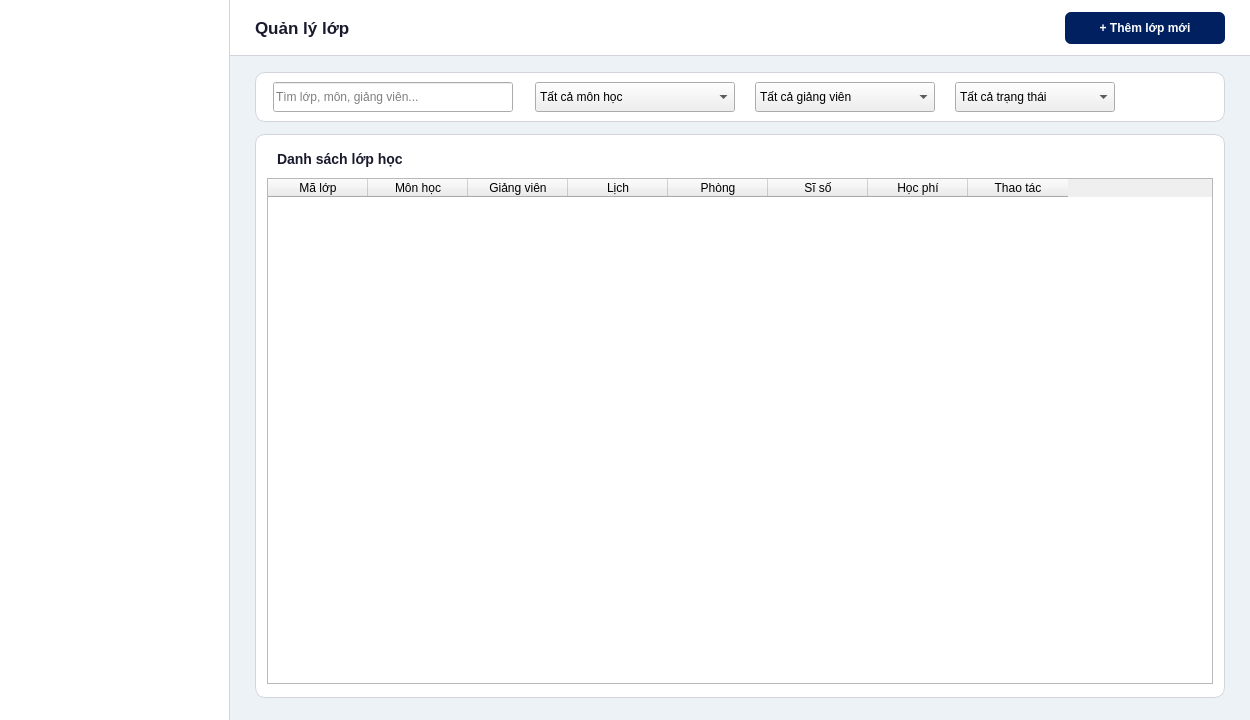
<?xml version="1.0" encoding="UTF-8"?>
<ui version="4.0">
 <class>AdminClasses</class>
 <widget class="QWidget" name="AdminClasses">
  <property name="geometry"><rect><x>0</x><y>0</y><width>1250</width><height>720</height></rect></property>
  <property name="minimumSize"><size><width>1250</width><height>720</height></size></property>
  <property name="windowTitle"><string>EAUT - Quan ly lop</string></property>
  <property name="styleSheet"><string notr="true">QWidget#AdminClasses { background: #edf2f7; }</string></property>

  <widget class="QFrame" name="sidebar">
   <property name="geometry"><rect><x>0</x><y>0</y><width>230</width><height>720</height></rect></property>
   <property name="styleSheet"><string notr="true">QFrame#sidebar { background: #ffffff; border-right: 1px solid #d2d6dc; }</string></property>
   <property name="frameShape"><enum>QFrame::NoFrame</enum></property>
  </widget>

  <widget class="QFrame" name="contentArea">
   <property name="geometry"><rect><x>230</x><y>0</y><width>1020</width><height>720</height></rect></property>
   <property name="styleSheet"><string notr="true">QFrame#contentArea { background: #edf2f7; border: none; }</string></property>
   <property name="frameShape"><enum>QFrame::NoFrame</enum></property>

   <widget class="QFrame" name="headerBar">
    <property name="geometry"><rect><x>0</x><y>0</y><width>1020</width><height>56</height></rect></property>
    <property name="styleSheet"><string notr="true">QFrame#headerBar { background: white; border-bottom: 1px solid #d2d6dc; }</string></property>
    <property name="frameShape"><enum>QFrame::NoFrame</enum></property>
    <widget class="QLabel" name="lblPageTitle">
     <property name="geometry"><rect><x>25</x><y>0</y><width>400</width><height>56</height></rect></property>
     <property name="styleSheet"><string notr="true">color: #1a1a2e; font-size: 17px; font-weight: bold; background: transparent;</string></property>
     <property name="text"><string>Quản lý lớp</string></property>
     <property name="alignment"><set>Qt::AlignLeft|Qt::AlignVCenter</set></property>
    </widget>
    <widget class="QPushButton" name="btnAddClass">
     <property name="geometry"><rect><x>835</x><y>12</y><width>160</width><height>32</height></rect></property>
     <property name="styleSheet"><string notr="true">QPushButton { background: #002060; color: white; border: none; border-radius: 6px; padding: 0 14px; font-size: 12px; font-weight: bold; } QPushButton:hover { background: #001545; }</string></property>
     <property name="text"><string>+ Thêm lớp mới</string></property>
     <property name="cursor"><cursorShape>PointingHandCursor</cursorShape></property>
    </widget>
   </widget>

   <widget class="QFrame" name="filterBar">
    <property name="geometry"><rect><x>25</x><y>72</y><width>970</width><height>50</height></rect></property>
    <property name="styleSheet"><string notr="true">QFrame#filterBar { background: white; border: 1px solid #d2d6dc; border-radius: 10px; }</string></property>
    <property name="frameShape"><enum>QFrame::NoFrame</enum></property>
    <widget class="QLineEdit" name="txtSearchCls">
     <property name="geometry"><rect><x>18</x><y>10</y><width>240</width><height>30</height></rect></property>
     <property name="placeholderText"><string>Tìm lớp, môn, giảng viên...</string></property>
    </widget>
    <widget class="QComboBox" name="cboAdmClsCourse">
     <property name="geometry"><rect><x>280</x><y>10</y><width>200</width><height>30</height></rect></property>
     <item><property name="text"><string>Tất cả môn học</string></property></item>
    </widget>
    <widget class="QComboBox" name="cboAdmClsTeacher">
     <property name="geometry"><rect><x>500</x><y>10</y><width>180</width><height>30</height></rect></property>
     <item><property name="text"><string>Tất cả giảng viên</string></property></item>
    </widget>
    <widget class="QComboBox" name="cboAdmClsStatus">
     <property name="geometry"><rect><x>700</x><y>10</y><width>160</width><height>30</height></rect></property>
     <item><property name="text"><string>Tất cả trạng thái</string></property></item>
     <item><property name="text"><string>Đang mở</string></property></item>
     <item><property name="text"><string>Đã đóng</string></property></item>
    </widget>
   </widget>

   <widget class="QFrame" name="clsFrame">
    <property name="geometry"><rect><x>25</x><y>134</y><width>970</width><height>564</height></rect></property>
    <property name="styleSheet"><string notr="true">QFrame#clsFrame { background: white; border: 1px solid #d2d6dc; border-radius: 10px; }</string></property>
    <property name="frameShape"><enum>QFrame::NoFrame</enum></property>

    <widget class="QLabel" name="lblClsTitle">
     <property name="geometry"><rect><x>22</x><y>14</y><width>400</width><height>22</height></rect></property>
     <property name="styleSheet"><string notr="true">color: #1a1a2e; font-size: 14px; font-weight: bold; background: transparent;</string></property>
     <property name="text"><string>Danh sách lớp học</string></property>
    </widget>

    <widget class="QTableWidget" name="tblAdmClasses">
     <property name="geometry"><rect><x>12</x><y>44</y><width>946</width><height>506</height></rect></property>
     <property name="alternatingRowColors"><bool>true</bool></property>
     <property name="selectionBehavior"><enum>QAbstractItemView::SelectRows</enum></property>
     <property name="editTriggers"><set>QAbstractItemView::NoEditTriggers</set></property>
     <property name="showGrid"><bool>false</bool></property>
     <property name="columnCount"><number>8</number></property>
     <column><property name="text"><string>Mã lớp</string></property></column>
     <column><property name="text"><string>Môn học</string></property></column>
     <column><property name="text"><string>Giảng viên</string></property></column>
     <column><property name="text"><string>Lịch</string></property></column>
     <column><property name="text"><string>Phòng</string></property></column>
     <column><property name="text"><string>Sĩ số</string></property></column>
     <column><property name="text"><string>Học phí</string></property></column>
     <column><property name="text"><string>Thao tác</string></property></column>
    </widget>
   </widget>

  </widget>
 </widget>
 <resources/>
 <connections/>
</ui>
